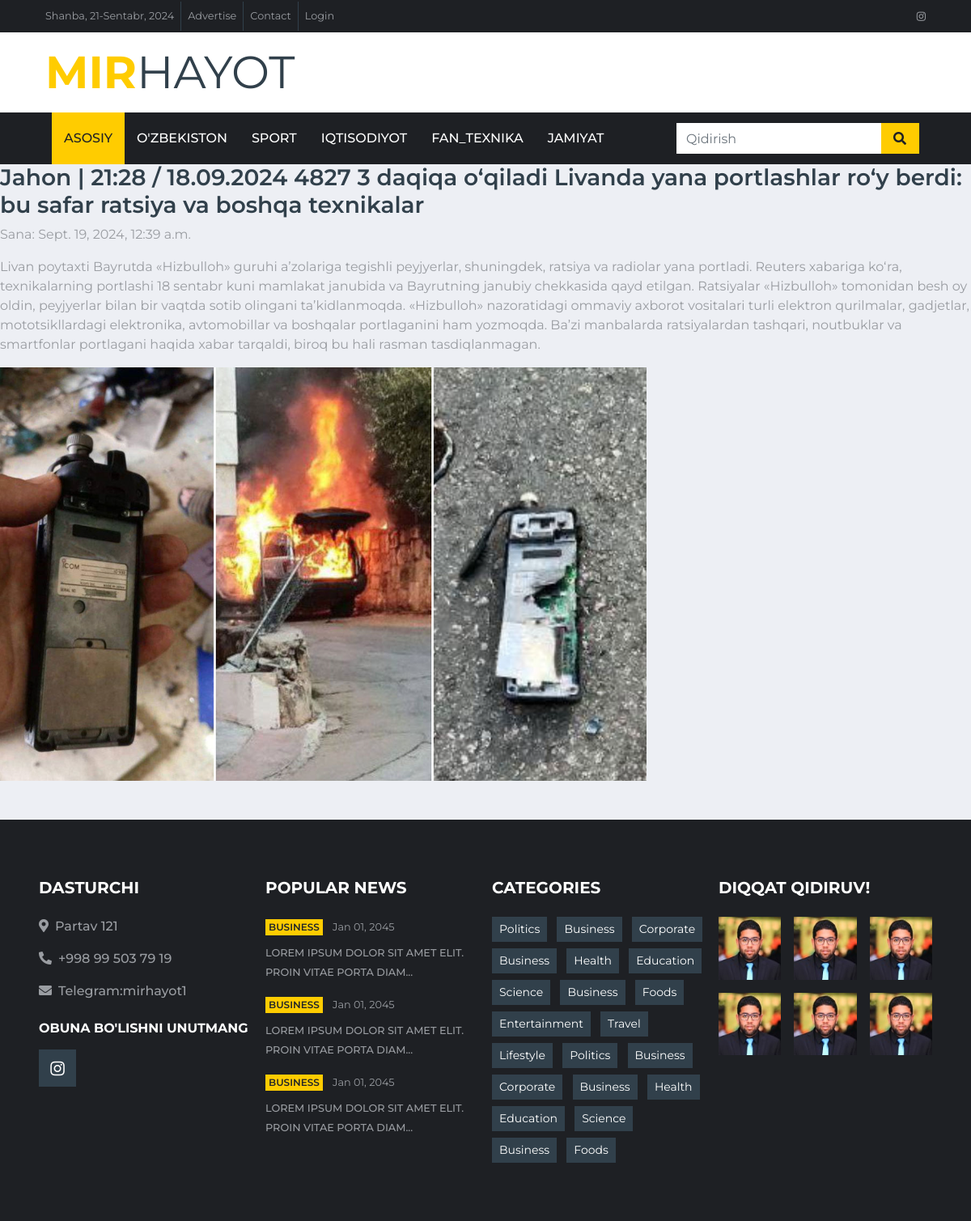
The page /news/2 on the database its author committed.
### news_app/models.py (models this page shows, shortened)
class News(models.Model):
    class Status(models.TextChoices):
        DRAFT = 'DF', 'Draft'
        Published = 'PB', 'Published'
    title = models.CharField(max_length=300)
    slug = models.SlugField(max_length=300)
    body = models.TextField()
    image = models.ImageField(upload_to='news/images')
    category = models.ForeignKey(Category, on_delete=models.CASCADE)
    publish_time = models.DateTimeField(default=timezone.now())
    created_time = models.DateTimeField(auto_now_add=True)
    updated_time = models.DateTimeField(auto_now=True)
    status = models.CharField(max_length=2,
                              choices=Status.choices,
                              default=Status.DRAFT)
    objects = models.Manager()
    published = PublishedManager()
    class Meta:
        ordering = ["-publish_time"]

### news_app/views.py (the view)
# urls.py: path("news/<int:id>", news_detail, name='news_detail_page'),
def news_detail(request, id):
    news = get_object_or_404(News, id=id, status=News.Status.Published)
    context = {
        'news': news
    }
    return render(request, "news/news_detail.html", context=context)

### templates/news/news_detail.html
{% extends "news/base.html" %}
{% load static %}
{% block content%}
    <h3>{{ news.title}}</h3>
    <p>Sana: {{ news.publish_time}}</p>
    <p>{{ news.body }}</p>
    <img src="{{ news.image.url }}">
{% endblock content %}

### rows shown on the page
News: title "Jahon | 21:28 / 18.09.2024 4827 3 daqiqa o‘qiladi Livanda yana portlashlar ro‘y berdi: bu safar ratsiya va boshqa texnikalar", publish_time "Sept. 19, 2024, 12:39 a.m.", body "Livan poytaxti Bayrutda «Hizbulloh» guruhi a’zolariga tegishli peyjyerlar, shuningdek, ratsiya va radiolar yana portladi. Reuters xabariga ko‘ra, texnikalarning portlashi 18 sentabr kuni mamlakat janubida va Bayrutning janubiy chekkasida qayd etilgan. Ratsiyalar «Hizbulloh» tomonidan besh oy oldin, peyjyerlar bilan bir vaqtda sotib olingani ta’kidlanmoqda. «Hizbulloh» nazoratidagi ommaviy axborot vositalari turli elektron qurilmalar, gadjetlar, mototsikllardagi elektronika, avtomobillar va boshqalar portlaganini ham yozmoqda. Ba’zi manbalarda ratsiyalardan tashqari, noutbuklar va smartfonlar portlagani haqida xabar tarqaldi, biroq bu hali rasman tasdiqlanmagan.", image (picture)
